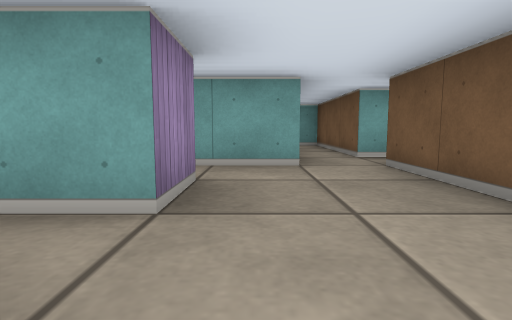
View 1 (above)

19 first-person views from a walk through a cub3D ray-caster map. The camera is about half as high as the walls, tilts 6° down and sees 80° across. The floor is counted in squares. Each view is taken from the middle of a square. On the plan, view 1 faces up. The plan holds only what a view shows up to about 9 squares ahead; the rest is blank.

View 2
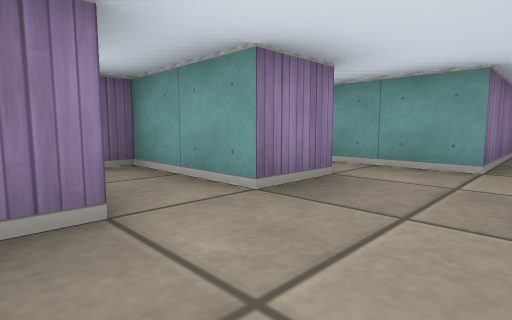

View 3
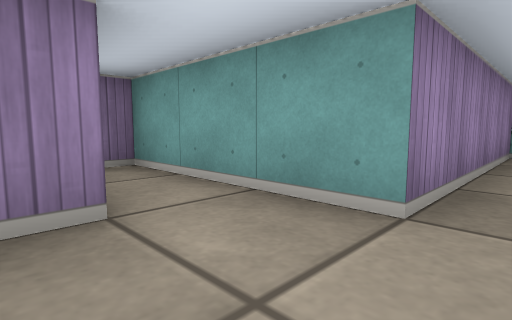

View 4
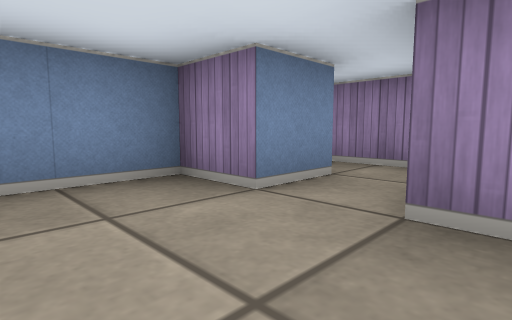

View 5
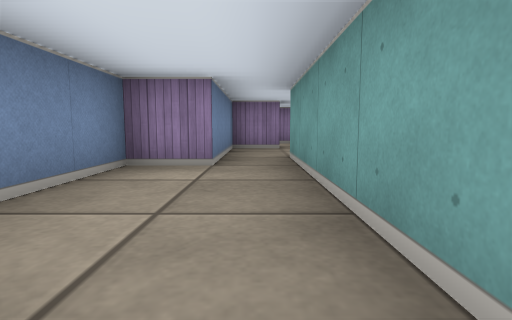

View 6
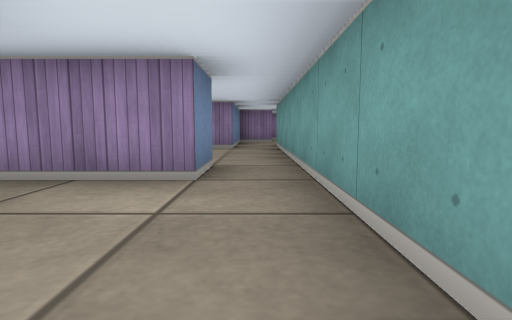

View 7
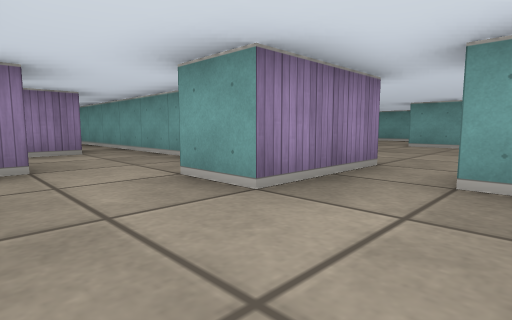

View 8
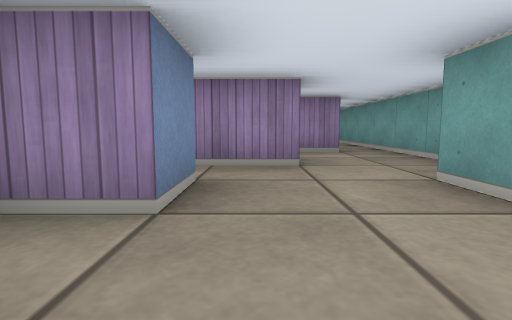

View 9
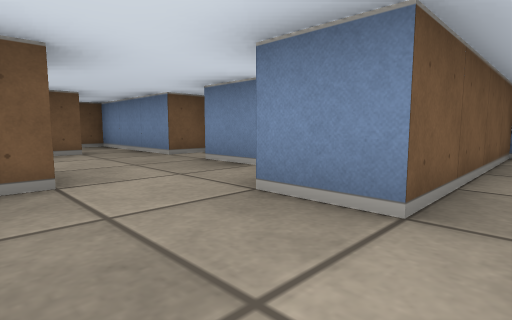

View 10
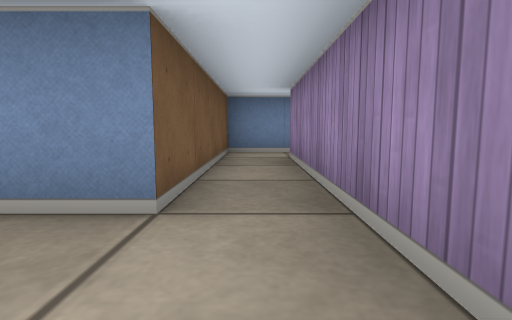

View 11
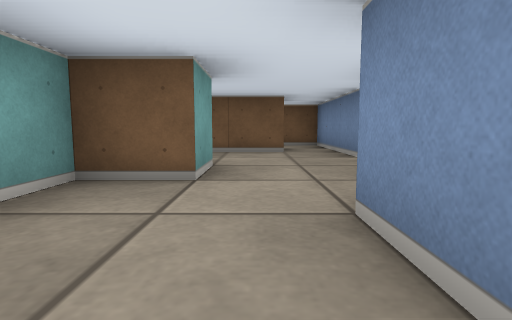

View 12
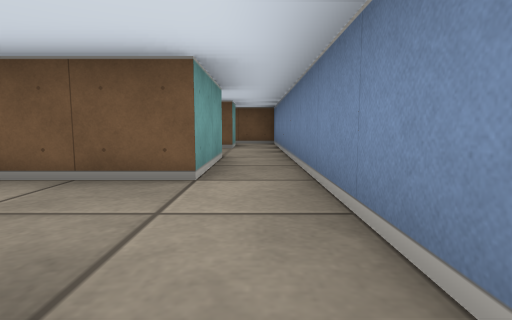

View 13
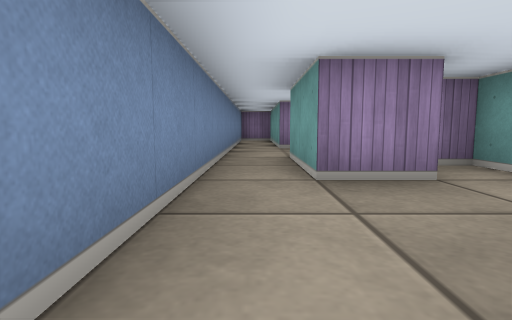

View 14
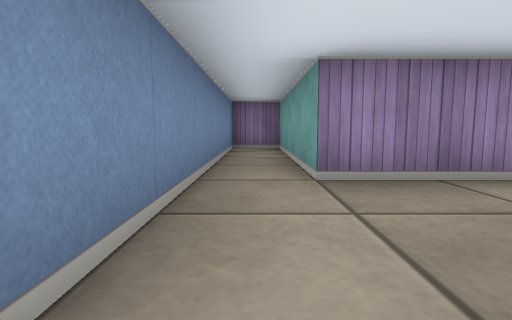

View 15
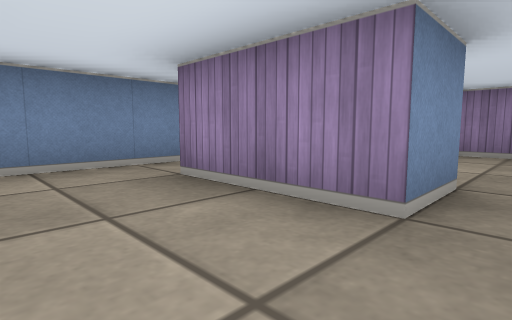

View 16
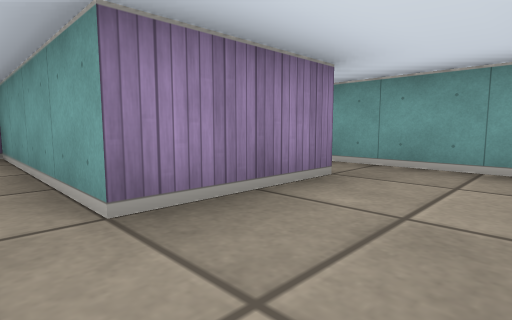

View 17
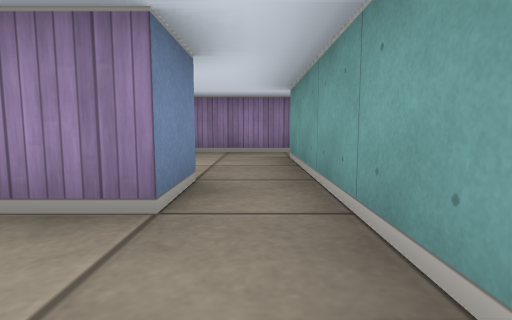

View 18
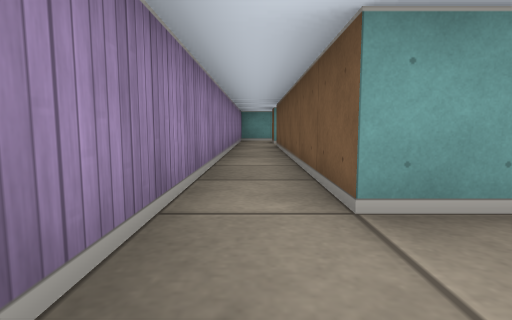

View 19
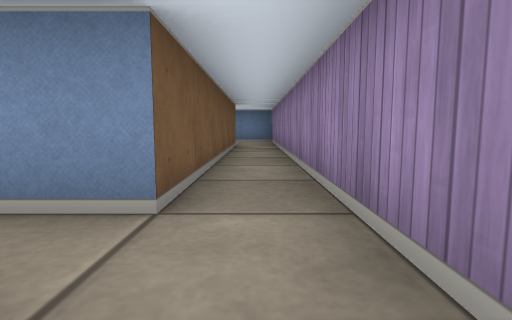

### Floor plan
Key: @ floor where view 1 was taken; # wall or solid block; . floor.
Columns run from 5 left of view 1 to 15 right of it. Each row starts with its distance up from view 1.
  8      ###
  7      #.#
  6 #.#  #.#      .#
  5 #..  #.#      ...
  4 #.####..      ...
  3 #.#....#       ..
  2 #.###..#       ..
  1 #.#....#########.##
  0 #.#.#@.........#..#
 -1 #.######...#......#
 -2 #......#####.#......#
 -3 #...#..#.. #.#.#.####
 -4 #####..##..#.#
 -5 #............#
 -6 ##############

Where each view was taken, in squares from view 1:
view 1: 0 up, 0 right, facing up
view 2: 0 up, 1 right, facing up-left
view 3: 2 up, 1 right, facing up-left
view 4: 2 up, 1 right, facing down-left
view 5: 0 up, 6 right, facing left
view 6: 0 up, 9 right, facing left
view 7: 2 down, 12 right, facing up-left
view 8: 2 down, 12 right, facing left
view 9: 0 up, 7 right, facing down-right
view 10: 0 up, 7 right, facing down
view 11: 1 down, 7 right, facing right
view 12: 5 down, 1 left, facing right
view 13: 5 down, 6 right, facing left
view 14: 5 down, 2 right, facing left
view 15: 2 down, 1 right, facing down-left
view 16: 5 down, 1 right, facing up-left
view 17: 2 down, 1 right, facing left
view 18: 3 down, 4 left, facing up
view 19: 6 up, 4 left, facing down
